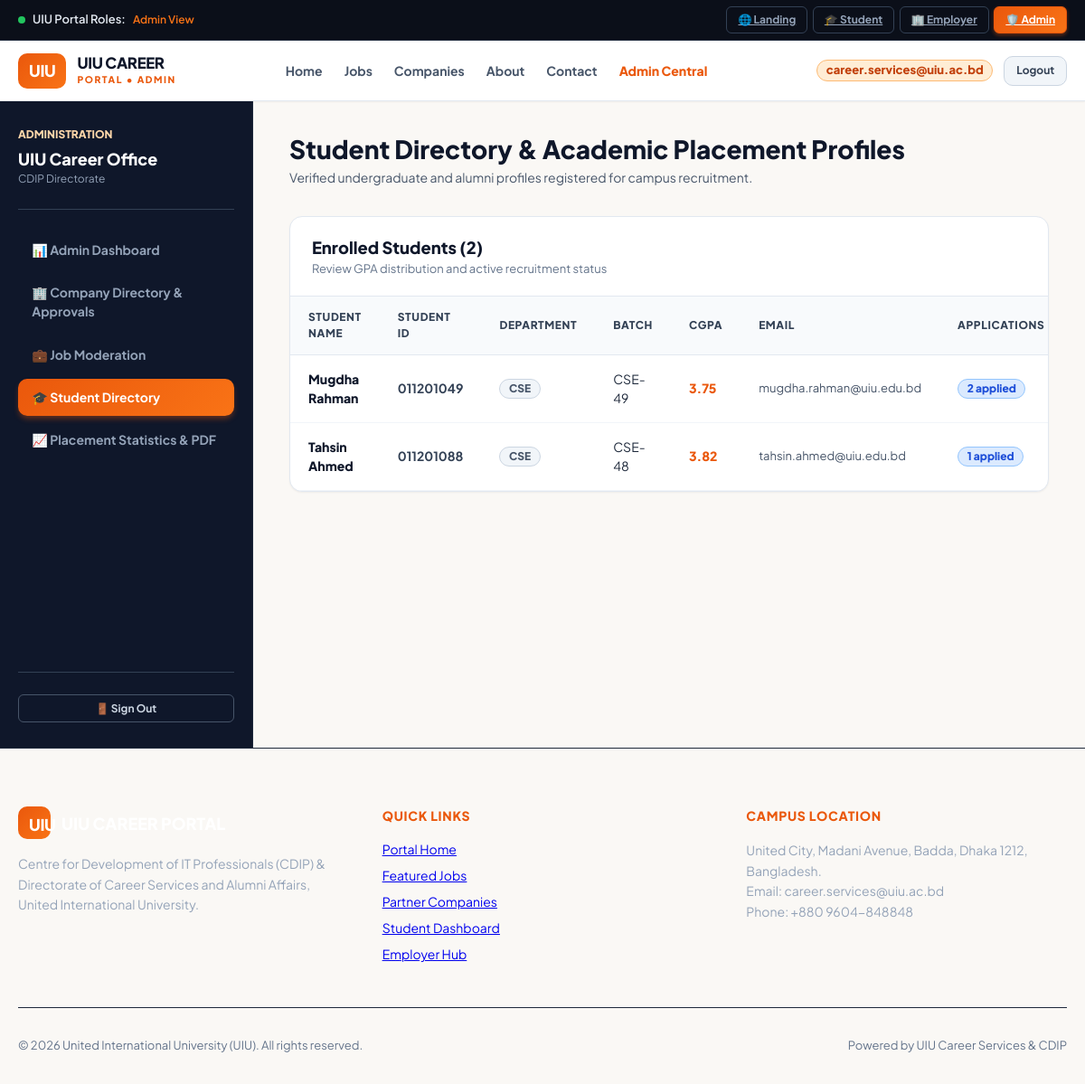
The app's page /admin/students.php (signed in) with its own data.
### tables this page shows
CREATE TABLE `students` (
  `id` INT AUTO_INCREMENT PRIMARY KEY,
  `user_id` INT NOT NULL UNIQUE,
  `student_id` VARCHAR(50) NOT NULL UNIQUE,
  `full_name` VARCHAR(150) NOT NULL,
  `department` VARCHAR(50) NOT NULL,
  `batch` VARCHAR(50) NOT NULL,
  `cgpa` DECIMAL(3,2) DEFAULT 3.75,
  `phone` VARCHAR(30) DEFAULT '+880 1712-345678',
  `linkedin` VARCHAR(255) DEFAULT 'https://linkedin.com/in/mugdharahman',
  `github` VARCHAR(255) DEFAULT 'https://github.com/mugdharahman',
  `address` VARCHAR(255) DEFAULT 'Badda, Dhaka, Bangladesh',
  `skills` TEXT,
  `avatar` VARCHAR(255) DEFAULT 'default-avatar.png',
  `created_at` TIMESTAMP DEFAULT CURRENT_TIMESTAMP,
  FOREIGN KEY (`user_id`) REFERENCES `users`(`id`) ON DELETE CASCADE
);

CREATE TABLE `users` (
  `id` INT AUTO_INCREMENT PRIMARY KEY,
  `email` VARCHAR(191) NOT NULL UNIQUE,
  `password` VARCHAR(255) NOT NULL,
  `role` ENUM('admin', 'student', 'company', 'guest') NOT NULL DEFAULT 'student',
  `status` ENUM('active', 'pending', 'suspended') NOT NULL DEFAULT 'active',
  `created_at` TIMESTAMP DEFAULT CURRENT_TIMESTAMP,
  `updated_at` TIMESTAMP DEFAULT CURRENT_TIMESTAMP ON UPDATE CURRENT_TIMESTAMP
);

### includes/functions.php (called while the page is built, shortened)
<?php
function get_app_root() {
    $script_dir = str_replace('\\', '/', dirname($_SERVER['SCRIPT_NAME'] ?? ''));
    $app_root = preg_replace('#/(student|company|admin|guest|api|includes|config|src)$#i', '', $script_dir);
    if ($app_root === '/' || $app_root === '') {
        return '';
    }
    return rtrim($app_root, '/');
}

### admin/students.php (the view, shortened to what this page needs)
<?php
require_once __DIR__ . '/../includes/functions.php';
$pdo = get_db_connection();
$students = [];
if ($pdo) {
    try {
        $stmt = $pdo->query("
            SELECT s.*, u.email,
                   (SELECT COUNT(*) FROM applications WHERE student_id = s.id) as applications_count,
                   (SELECT status FROM applications WHERE student_id = s.id ORDER BY id DESC LIMIT 1) as latest_status
            FROM students s
            JOIN users u ON s.user_id = u.id
            ORDER BY s.id ASC
        ");
        $students = $stmt->fetchAll();
    } catch (Exception $e) {
        error_log("Error in admin/students.php: " . $e->getMessage());
    }
}
require_once __DIR__ . '/../includes/header.php';
require_once __DIR__ . '/../includes/navbar.php';
?>
<div class="portal-layout">
  <aside class="portal-sidebar">
    <div>
      <div class="sidebar-brand">
        <div style="font-size: 0.75rem; text-transform: uppercase; font-weight: 800; color: #fed7aa;">Administration</div>
        <div style="font-size: 1.125rem; font-weight: 900; color: #ffffff; margin-top: 0.2rem;">UIU Career Office</div>
        <div style="font-size: 0.75rem; color: #94a3b8;">CDIP Directorate</div>
      </div>
      <ul class="sidebar-menu">
        <li><a href="<?= $app_root ?>/admin/dashboard.php" class="sidebar-link">📊 Admin Dashboard</a></li>
        <li><a href="<?= $app_root ?>/admin/companies.php" class="sidebar-link">🏢 Company Directory & Approvals</a></li>
        <li><a href="<?= $app_root ?>/admin/jobs.php" class="sidebar-link">💼 Job Moderation</a></li>
        <li><a href="<?= $app_root ?>/admin/students.php" class="sidebar-link active">🎓 Student Directory</a></li>
        <li><a href="<?= $app_root ?>/admin/reports.php" class="sidebar-link">📈 Placement Statistics & PDF</a></li>
      </ul>
    </div>
    <div style="padding-top: 1.5rem; border-top: 1px solid #334155;">
      <a href="<?= $app_root ?>/logout.php" class="btn btn-outline btn-sm" style="width: 100%; color: #cbd5e1; border-color: #475569;">
        🚪 Sign Out
      </a>
    </div>
  </aside>
  <main class="portal-main">
    <div class="topbar">
      <div>
        <h1 class="topbar-title">Student Directory & Academic Placement Profiles</h1>
        <p style="color: var(--slate-600); font-size: 0.875rem;">Verified undergraduate and alumni profiles registered for campus recruitment.</p>
      </div>
    </div>
    <div class="table-card">
      <div class="table-header">
        <div>
          <h2 style="font-size: 1.15rem; font-weight: 800; color: var(--slate-900);">Enrolled Students (<?= count($students) ?>)</h2>
          <p style="font-size: 0.8125rem; color: var(--slate-500);">Review GPA distribution and active recruitment status</p>
        </div>
      </div>
      <div class="table-responsive">
        <table class="data-table">
          <thead>
            <tr>
              <th>Student Name</th>
              <th>Student ID</th>
              <th>Department</th>
              <th>Batch</th>
              <th>CGPA</th>
              <th>Email</th>
              <th>Applications</th>
            </tr>
          </thead>
          <tbody>
            <?php foreach ($students as $s): ?>
              <tr>
                <td style="font-weight: 800; color: var(--slate-900);">
                  <?= htmlspecialchars($s['full_name']) ?>
                </td>
                <td style="font-weight: 700; color: var(--slate-700);"><?= htmlspecialchars($s['student_id']) ?></td>
                <td><span class="badge badge-gray"><?= htmlspecialchars($s['department']) ?></span></td>
                <td><?= htmlspecialchars($s['batch']) ?></td>
                <td style="font-weight: 800; color: var(--primary);"><?= htmlspecialchars((string)$s['cgpa']) ?></td>
                <td style="font-size: 0.8125rem; color: var(--slate-600);"><?= htmlspecialchars($s['email']) ?></td>
                <td><span class="badge badge-blue"><?= $s['applications_count'] ?? 0 ?> applied</span></td>
              </tr>
            <?php endforeach; ?>
          </tbody>
        </table>
      </div>
    </div>
  </main>
</div>
<?php require_once __DIR__ . '/../includes/footer.php'; ?>

### src/css/style.css (style rules this page uses)
:root { --primary: #ea580c; --primary-hover: #c2410c; --primary-light: #fff7ed; --primary-border: #fed7aa; --secondary: #0f172a; --secondary-light: #1e293b; --slate-50: #f8fafc; --slate-100: #f1f5f9; --slate-200: #e2e8f0; --slate-300: #cbd5e1; --slate-400: #94a3b8; --slate-500: #64748b; --slate-600: #475569; --slate-700: #334155; --slate-800: #1e293b; --slate-900: #0f172a; --success: #10b981; --success-bg: #ecfdf5; --warning: #f59e0b; --warning-bg: #fffbeb; --danger: #ef4444; --danger-bg: #fef2f2; --info: #3b82f6; --info-bg: #eff6ff; --radius-sm: 6px; --radius-md: 10px; --radius-lg: 14px; --radius-xl: 20px; --shadow-sm: 0 1px 2px 0 rgb(0 0 0 / 0.05); --shadow-md: 0 4px 6px -1px rgb(0 0 0 / 0.1), 0 2px 4px -2px rgb(0 0 0 / 0.1); --shadow-lg: 0 10px 15px -3px rgb(0 0 0 / 0.1), 0 4px 6px -4px rgb(0 0 0 / 0.1); --shadow-xl: 0 20px 25px -5px rgb(0 0 0 / 0.1), 0 8px 10px -6px rgb(0 0 0 / 0.1); }
* { box-sizing: border-box; margin: 0; padding: 0; }
body { font-family: 'Plus Jakarta Sans', system-ui, -apple-system, BlinkMacSystemFont, "Segoe UI", Roboto, sans-serif; color: var(--slate-900); background-color: #faf8f5; line-height: 1.5; -webkit-font-smoothing: antialiased; }
.btn { display: inline-flex; align-items: center; justify-content: center; gap: 0.4rem; padding: 0.55rem 1.15rem; border-radius: var(--radius-md); font-size: 0.875rem; font-weight: 700; cursor: pointer; transition: all 0.18s ease; border: 1px solid transparent; text-decoration: none; font-family: inherit; }
.btn-outline { background-color: transparent; color: var(--slate-700); border-color: var(--slate-300); }
.btn-sm { padding: 0.35rem 0.7rem; font-size: 0.75rem; border-radius: var(--radius-sm); }
.badge { display: inline-flex; align-items: center; padding: 0.2rem 0.6rem; border-radius: 9999px; font-size: 0.75rem; font-weight: 800; line-height: 1.2; }
.badge-blue { background-color: #dbeafe; color: #1d4ed8; border: 1px solid #93c5fd; }
.badge-gray { background-color: #f1f5f9; color: #475569; border: 1px solid #cbd5e1; }
.portal-layout { display: grid; grid-template-columns: 280px 1fr; min-height: calc(100vh - 85px); }
.portal-sidebar { background: #0f172a; color: #e2e8f0; padding: 1.75rem 1.25rem; border-right: 1px solid #1e293b; display: flex; flex-direction: column; justify-content: space-between; }
.sidebar-brand { padding-bottom: 1.5rem; border-bottom: 1px solid #334155; margin-bottom: 1.5rem; }
.sidebar-menu { list-style: none; display: flex; flex-direction: column; gap: 0.35rem; }
.sidebar-link { display: flex; align-items: center; gap: 0.75rem; padding: 0.65rem 0.95rem; color: #94a3b8; text-decoration: none; border-radius: var(--radius-md); font-weight: 700; font-size: 0.875rem; transition: all 0.15s ease; cursor: pointer; }
.sidebar-link.active { color: #ffffff; background: linear-gradient(135deg, #ea580c, #f97316); box-shadow: 0 4px 6px -1px rgba(234, 88, 12, 0.4); }
.portal-main { background-color: #faf8f5; padding: 2rem 2.5rem; overflow-y: auto; }
.topbar { display: flex; justify-content: space-between; align-items: center; margin-bottom: 2rem; flex-wrap: wrap; gap: 1rem; }
.topbar-title { font-size: 1.75rem; font-weight: 900; color: var(--slate-900); }
.table-card { background: #ffffff; border-radius: var(--radius-lg); border: 1px solid var(--slate-200); box-shadow: var(--shadow-sm); overflow: hidden; margin-bottom: 2rem; }
.table-header { padding: 1.25rem 1.5rem; border-bottom: 1px solid var(--slate-200); display: flex; justify-content: space-between; align-items: center; }
.table-responsive { width: 100%; overflow-x: auto; }
.data-table { width: 100%; border-collapse: collapse; text-align: left; font-size: 0.875rem; }
.data-table th { background-color: #f8fafc; color: var(--slate-700); font-weight: 800; padding: 0.85rem 1.25rem; border-bottom: 1px solid var(--slate-200); text-transform: uppercase; font-size: 0.75rem; letter-spacing: 0.05em; }
.data-table td { padding: 1rem 1.25rem; border-bottom: 1px solid var(--slate-100); color: var(--slate-800); vertical-align: middle; }

### records on screen
students: full_name "Mugdha Rahman", student "011201049", department "CSE", batch "CSE-49", cgpa "3.75", user.email "mugdha.rahman@uiu.edu.bd", applications_count "2"
students: full_name "Tahsin Ahmed", student "011201088", department "CSE", batch "CSE-48", cgpa "3.82", user.email "tahsin.ahmed@uiu.edu.bd", applications_count "1"

### other values on screen
$active_role_section "Admin"
$current_role "ADMIN"
$user['name'] "career.services@uiu.ac.bd"
count($students) "2"
